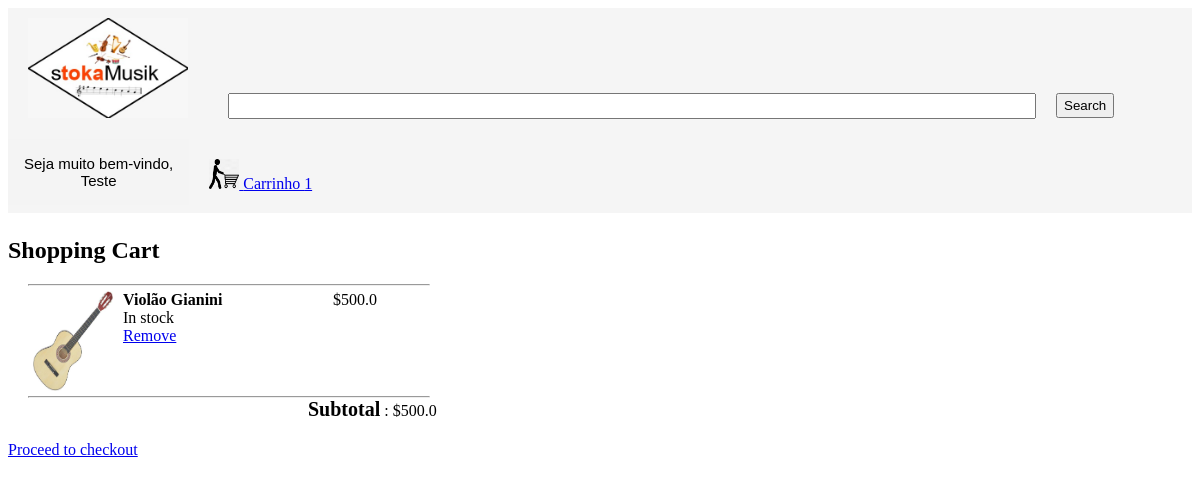
Page /cart (signed in) on the committed database.
### tables this page shows
CREATE TABLE users 
  (userId INTEGER PRIMARY KEY, 
  password TEXT,
  email TEXT,
  firstName TEXT,
  lastName TEXT,
  address1 TEXT,
  address2 TEXT,
  zipcode TEXT,
  city TEXT,
  state TEXT,
  country TEXT, 
  phone TEXT
  );

CREATE TABLE products
  (productId INTEGER PRIMARY KEY,
  name TEXT,
  price REAL,
  description TEXT,
  image TEXT,
  stock INTEGER,
  categoryId INTEGER,
  FOREIGN KEY(categoryId) REFERENCES categories(categoryId)
  );

### main.py (the view)
@app.route('/cart')
def cart():
    if 'email' not in session:
        return redirect(url_for('loginForm'))
    loggedIn, firstName, noOfItems = getLoginDetails()
    email = session['email']
    with sqlite3.connect('database.db') as conn:
        cur = conn.cursor()
        cur.execute("SELECT userId FROM users WHERE email = ?", (email, ))
        userId = cur.fetchone()[0]
        cur.execute("SELECT products.productId, products.name, products.price, products.image FROM products, kart WHERE products.productId = kart.productId AND kart.userId = ?", (userId, ))
        products = cur.fetchall()
    totalPrice = 0
    for row in products:
        totalPrice += row[2]
    return render_template("cart.html", products = products, totalPrice=totalPrice, loggedIn=loggedIn, firstName=firstName, noOfItems=noOfItems)

### main.py (called while the page is built)
def getLoginDetails():
    with sqlite3.connect('database.db') as conn:
        cur = conn.cursor()
        if 'email' not in session:
            loggedIn = False
            firstName = ''
            noOfItems = 0
        else:
            loggedIn = True
            cur.execute("SELECT userId, firstName FROM users WHERE email = ?", (session['email'], ))
            userId, firstName = cur.fetchone()
            cur.execute("SELECT count(productId) FROM kart WHERE userId = ?", (userId, ))
            noOfItems = cur.fetchone()[0]
    return (loggedIn, firstName, noOfItems)

### templates/cart.html (shortened to what this page needs)
<!DOCTYPE HTML>
<html>
<head>
<link rel="stylesheet" href={{url_for('static', filename='css/cart.css')}} />
<link rel="stylesheet" href={{url_for('static', filename='css/topStyle.css') }} />
</head>
<body>
<div id="title">
	<a href="/">
	<img id="logo" src= {{ url_for('static', filename='images/stoka_logo.jpeg') }} />
	</a>
	<form>
		<input id="searchBox" type="text" name="searchQuery">
		<input id="searchButton" type="submit" value="Search">
	</form>
	{% if not loggedIn %}
		<div id="signInButton">
			<a class="link" href="/loginForm">Sign In</a>
		</div>
	{% else %}
	<div class="dropdown">
		<button class="dropbtn">Seja muito bem-vindo, <br>{{firstName}}</button>
	</div>
	{% endif %}
	<div id="kart">
		<a class="link" href="/cart">
		<img src={{url_for('static', filename='images/carrinho2.png')}} id="cartIcon" />
		Carrinho {{noOfItems}}
		</a>
	</div>
</div>
<div id="cartItems">
	<h2>Shopping Cart</h2>
	<div id="tableItems">
		{% for row in products %}
		<div>
			<hr id="seperator">
			<div id="itemImage">
				<img src={{url_for('static', filename='uploads/'+row[3])}} id="image"/>
			</div>
			<div id="itemName">
				<span id="itemNameTag">{{row[1]}}</span><br>
				In stock<br>
				<a href="/removeFromCart?productId={{row[0]}}">Remove</a>
			</div>
			<div id="itemPrice">
				${{row[2]}}
			</div>
		</div>
		{% endfor %}
		<hr id="seperator">
		<div id="total">
			<span id="subtotal">Subtotal</span> : ${{totalPrice}}
		</div>
	</div>
</div>
<a href="/checkout">Proceed to checkout</a>
</body>
</html>

### static/css/cart.css (style rules this page uses)
#tableItems { margin-left: 20px; margin-right: 20px; margin-top: 20px; margin-bottom: 20px; }
#itemImage { margin-left: 5px; margin-right: 5px; margin-top: 5px; margin-bottom: 5px; height: 100px; float: left; }
#itemName { margin-left: 5px; margin-right: 5px; margin-top: 5px; margin-bottom: 5px; height: 100px; width: 200px; float: left; }
#itemPrice { margin-left: 5px; margin-right: 5px; margin-top: 5px; margin-bottom: 5px; height: 100px; display: inline-block; }
#image { height: 100px; width: 80px; }
#seperator { margin: 0px; max-width: 400px; }
#total { padding-left: 280px; }
#itemNameTag { font-weight: bold; }
#subtotal { font-weight: bold; font-size: 20px; }

### static/css/topStyle.css (style rules this page uses)
#logo { height: 100px; width: 160px; margin-left: 20px; margin-top: 10px; margin-bottom: 10px; margin-right: 20px; float: left; }
#title { background-color: rgba(245, 245, 245, 0.938); display: inline-block; width: 100%; }
#searchBox { height: 20px; width: 800px; margin-left: 20px; margin-top: 85px; margin-bottom: 20px; margin-right: 20px; float: left; font-size: 1.5em; }
#searchButton { height: 25px; margin-top: 85px; margin-bottom: 20px; margin-right: 20px; float: left; }
.dropbtn { background-color: rgba(245, 245, 245, 0.938);; color: rgb(0, 0, 0); padding: 16px; font-size: 15px; border: none; cursor: pointer; }
.dropdown { position: relative; float: left; }
#kart { color: white; margin-top: 20px; margin-bottom: 20px; margin-left: 20px; margin-right: 20px; float: left; }
#cartIcon { height: 30px; width: 30px; }

### rows in the picture
users: firstName "Teste"
products: image (picture), name "Violão Gianini", price "500.0"

### other values in the picture
{{ noOfItems }} "1"
{{ totalPrice }} "500.0"
